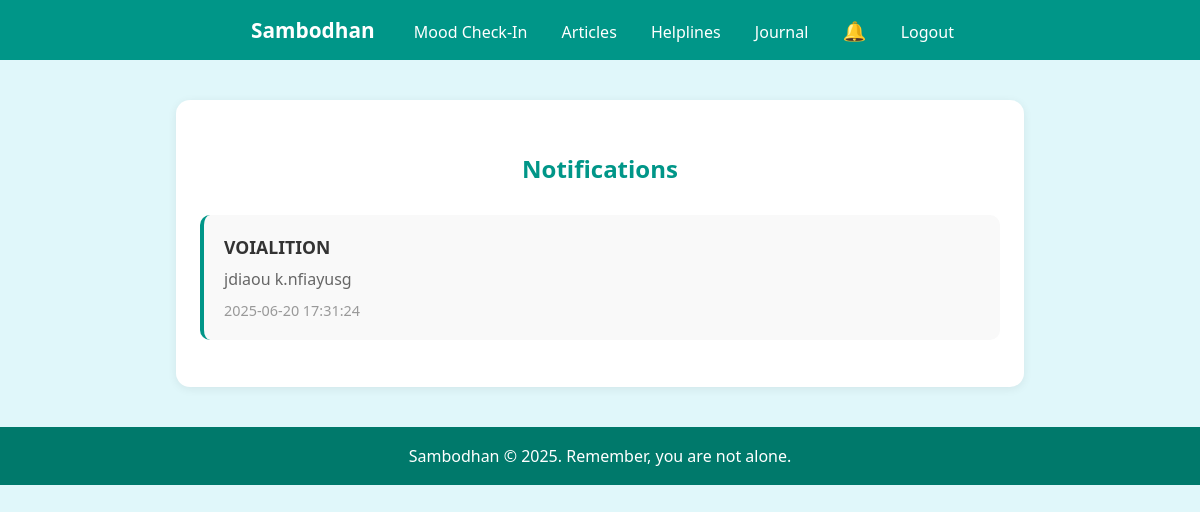
The page /pages/notifications.php (signed in) on the database its author committed.
### tables this page shows
CREATE TABLE `notifications` (
  `id` int(11) NOT NULL,
  `user_id` int(11) NOT NULL,
  `title` varchar(255) NOT NULL,
  `message` text NOT NULL,
  `is_read` tinyint(1) DEFAULT 0,
  `created_at` datetime DEFAULT current_timestamp()
);

### pages/notifications.php (the view, shortened to what this page needs)
<?php
include_once '../includes/navbar.php';
$conn = new mysqli('localhost', 'root', '', 'sambodhan');
$user_id = intval($_SESSION['user_id']);
$notifications = $conn->query("SELECT * FROM notifications WHERE user_id = $user_id ORDER BY created_at DESC");
?>
<!DOCTYPE html>
<html lang="en">
<head>
</head>
<body>
<div class="container">
    <h2>Notifications</h2>
    <?php if ($notifications->num_rows > 0): ?>
        <?php while($notification = $notifications->fetch_assoc()): ?>
            <div class="notification <?php echo $notification['is_read'] ? '' : 'unread'; ?>">
                <div class="notification-title">
                    <?php echo htmlspecialchars($notification['title']); ?>
                </div>
                <div class="notification-message">
                    <?php echo nl2br(htmlspecialchars($notification['message'])); ?>
                </div>
                <div class="notification-date">
                    <?php echo htmlspecialchars($notification['created_at']); ?>
                </div>
            </div>
        <?php endwhile; ?>
    <?php else: ?>
        <div class="no-notifications">
            <p>No notifications yet.</p>
        </div>
    <?php endif; ?>
</div>
<?php include_once '../includes/footer.php'; ?>
</body>
</html>

### pages/notifications.php (style rules this page uses)
body { background: #e0f7fa; font-family: 'Segoe UI', Arial, sans-serif; margin: 0; }
.container { max-width: 800px; margin: 40px auto; background: #fff; border-radius: 14px; box-shadow: 0 2px 10px rgba(0,0,0,0.07); padding: 32px 24px; }
h2 { color: #009688; text-align: center; margin-bottom: 30px; }
.notification { background: #f9f9f9; border-radius: 10px; padding: 20px; margin-bottom: 15px; border-left: 4px solid #009688; position: relative; }
.notification-title { font-weight: 600; color: #333; margin-bottom: 8px; font-size: 1.1rem; }
.notification-message { color: #666; line-height: 1.5; margin-bottom: 10px; }
.notification-date { color: #999; font-size: 0.9rem; }

### rows shown on the page
notifications: title "VOIALITION", message "jdiaou k.nfiayusg", created_at "2025-06-20 17:31:24"
